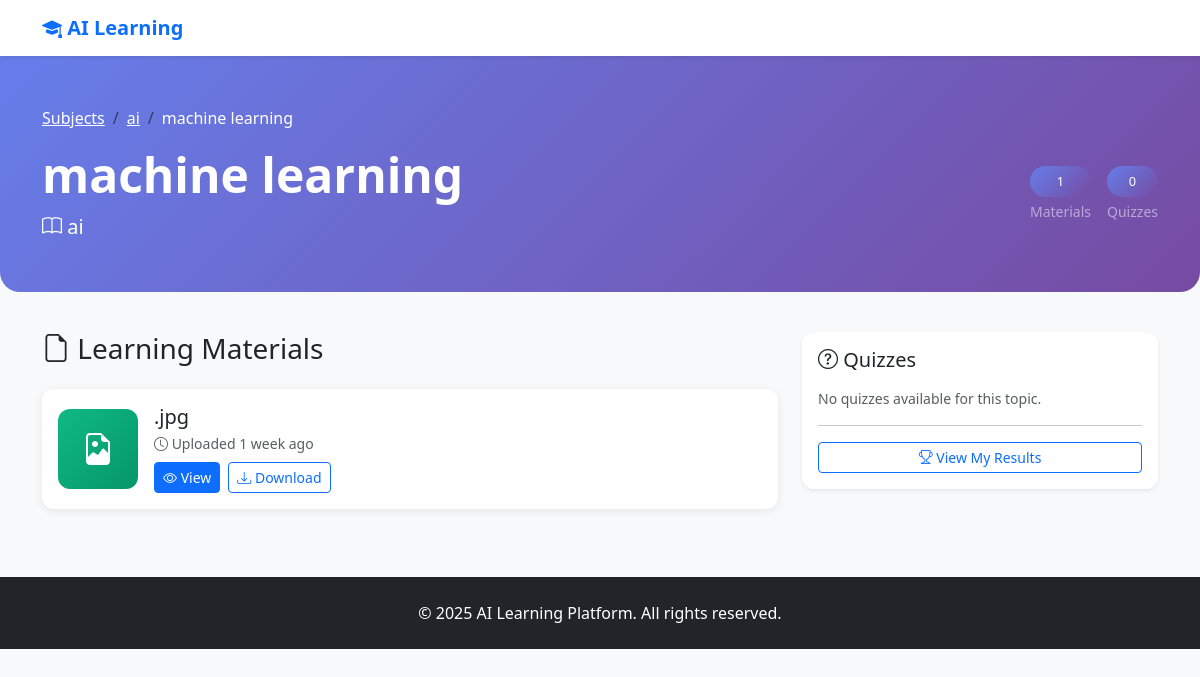
The page /topics/2/materials/ on the database as committed earlier.
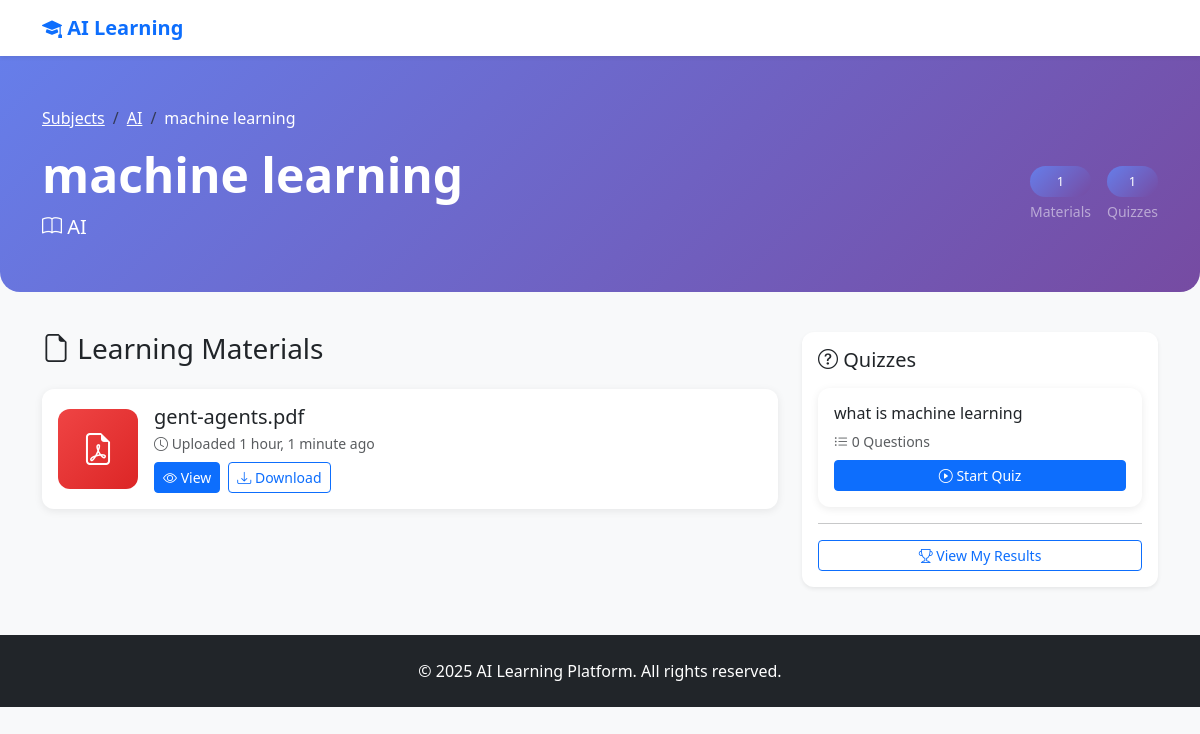
The same page on the database as committed later.
### ai/models.py (models this page shows, shortened)
class Topic(models.Model):
    subject = models.ForeignKey(Subject, on_delete=models.CASCADE)
    title = models.CharField(max_length=150)
    visible = models.BooleanField(default=True)

class Subject(models.Model):
    name = models.CharField(max_length=100)
    image = models.ImageField(upload_to='subjects/', blank=True)
    description = models.TextField(blank=True)
    visible = models.BooleanField(default=True)

class Material(models.Model):
    topic = models.ForeignKey(Topic, on_delete=models.CASCADE)
    file = models.FileField(upload_to='materials/')
    uploaded_at = models.DateTimeField(auto_now_add=True)
    visible = models.BooleanField(default=True)

class Quiz(models.Model):
    topic = models.ForeignKey(Topic, on_delete=models.CASCADE)
    title = models.CharField(max_length=100)
    visible = models.BooleanField(default=True)

### ai/views.py (the view)
# urls.py: path('topics/<int:topic_id>/materials/', views.material_list, name='material_list'),
def material_list(request, topic_id):
    topic = get_object_or_404(Topic, id=topic_id)
    materials = Material.objects.filter(topic=topic, visible=True)
    quizzes = Quiz.objects.filter(topic=topic, visible=True)
    stats = {
        'total_materials': materials.count(),
        'total_quizzes': quizzes.count(),
    }
    return render(request, 'material_list.html', {
        'topic': topic,
        'materials': materials,
        'quizzes': quizzes,
        'stats': stats
    })

### ai/templates/material_list.html (shortened to what the changed rows need)
<!DOCTYPE html>
<html lang="en">
<head>
    <link href="https://cdn.jsdelivr.net/npm/bootstrap@5.3.0/dist/css/bootstrap.min.css" rel="stylesheet">
    <link rel="stylesheet" href="https://cdn.jsdelivr.net/npm/bootstrap-icons@1.11.0/font/bootstrap-icons.css">
</head>
<body style="background-color: #f8f9fa;">
    <header class="hero-section">
        <div class="container">
            <nav aria-label="breadcrumb" class="mb-3">
                <ol class="breadcrumb text-white-50">
                    <li class="breadcrumb-item"><a href="{% url 'subject_list' %}" class="text-white">Subjects</a></li>
                    <li class="breadcrumb-item"><a href="{% url 'topic_list' topic.subject.id %}" class="text-white">{{ topic.subject.name }}</a></li>
                    <li class="breadcrumb-item active text-white" aria-current="page">{{ topic.title }}</li>
                </ol>
            </nav>
            <div class="row align-items-center">
                <div class="col-md-8">
                    <h1 class="display-5 fw-bold mb-2">{{ topic.title }}</h1>
                    <p class="lead mb-0">
                        <i class="bi bi-book"></i> {{ topic.subject.name }}
                    </p>
                </div>
                <div class="col-md-4 text-md-end">
                    <div class="d-flex gap-3 justify-content-md-end justify-content-start mt-3 mt-md-0">
                        <div class="text-center">
                            <div class="stat-badge">{{ stats.total_quizzes }}</div>
                            <small class="d-block mt-1 text-white-50">Quizzes</small>
                        </div>
                    </div>
                </div>
            </div>
        </div>
    </header>
    <main class="container">
        <div class="row">
            <div class="col-lg-8">
                {% if materials %}
                    {% for material in materials %}
                        <div class="card material-card">
                            <div class="card-body">
                                <div class="d-flex align-items-center gap-3">
                                    <div class="file-icon {% if material.file.name|lower|slice:'-4:' == '.pdf' %}pdf{% elif material.file.name|lower|slice:'-4:' in '.jpg,.jpeg,.png,.gif' %}image{% else %}default{% endif %}">
                                        {% if material.file.name|lower|slice:'-4:' == '.pdf' %}
                                            <i class="bi bi-file-earmark-pdf"></i>
                                        {% elif material.file.name|lower|slice:'-4:' in '.jpg,.jpeg,.png,.gif' %}
                                            <i class="bi bi-file-earmark-image"></i>
                                        {% else %}
                                            <i class="bi bi-file-earmark"></i>
                                        {% endif %}
                                    </div>
                                    <div class="flex-grow-1">
                                        <h5 class="card-title mb-1">{{ material.file.name|slice:"20:" }}</h5>
                                        <p class="card-text text-muted small mb-2">
                                            <i class="bi bi-clock"></i> Uploaded {{ material.uploaded_at|timesince }} ago
                                        </p>
                                        <div class="d-flex gap-2">
                                            <a class="btn btn-primary btn-sm" href="{{ material.file.url }}" target="_blank">
                                                <i class="bi bi-eye"></i> View
                                            </a>
                                            <a class="btn btn-outline-primary btn-sm" href="{{ material.file.url }}" download>
                                                <i class="bi bi-download"></i> Download
                                            </a>
                                        </div>
                                    </div>
                                </div>
                            </div>
                        </div>
                    {% endfor %}
                {% endif %}
            </div>
            <div class="col-lg-4">
                <div class="card shadow-sm sticky-top" style="top: 20px; border: none; border-radius: 12px;">
                    <div class="card-body">
                        <h5 class="card-title mb-3">
                            <i class="bi bi-question-circle"></i> Quizzes
                        </h5>
                        {% if quizzes %}
                            {% for quiz in quizzes %}
                                <div class="card quiz-card mb-3">
                                    <div class="card-body">
                                        <h6 class="card-title mb-2">{{ quiz.title }}</h6>
                                        <p class="card-text small text-muted mb-2">
                                            <i class="bi bi-list-ul"></i> {{ quiz.question_set.count }} Questions
                                        </p>
                                        <a class="btn btn-primary btn-sm w-100" href="{% url 'quiz_detail' quiz.id %}">
                                            <i class="bi bi-play-circle"></i> Start Quiz
                                        </a>
                                    </div>
                                </div>
                            {% endfor %}
                        {% else %}
                            <p class="text-muted small">No quizzes available for this topic.</p>
                        {% endif %}
                        <hr>
                        <a class="btn btn-outline-primary btn-sm w-100" href="{% url 'quiz_results' %}">
                            <i class="bi bi-trophy"></i> View My Results
                        </a>
                    </div>
                </div>
            </div>
        </div>
    </main>
</body>
</html>

Rows that differ between the two databases and show on the page:
no longer on this page (row edited): Material: file.name ".jpg", uploaded_at "1 week"
changed through a linked row, Topic "machine learning": subject.name "ai" → "AI"
added Material: file.name "gent-agents.pdf", uploaded_at "1 hour, 1 minute"
added Quiz: title "what is machine learning", question_set.count "0"
Other text that changed with them:
{{ stats.total_quizzes }}: "0" → "1"
text no longer shown: "No quizzes available for this topic."
